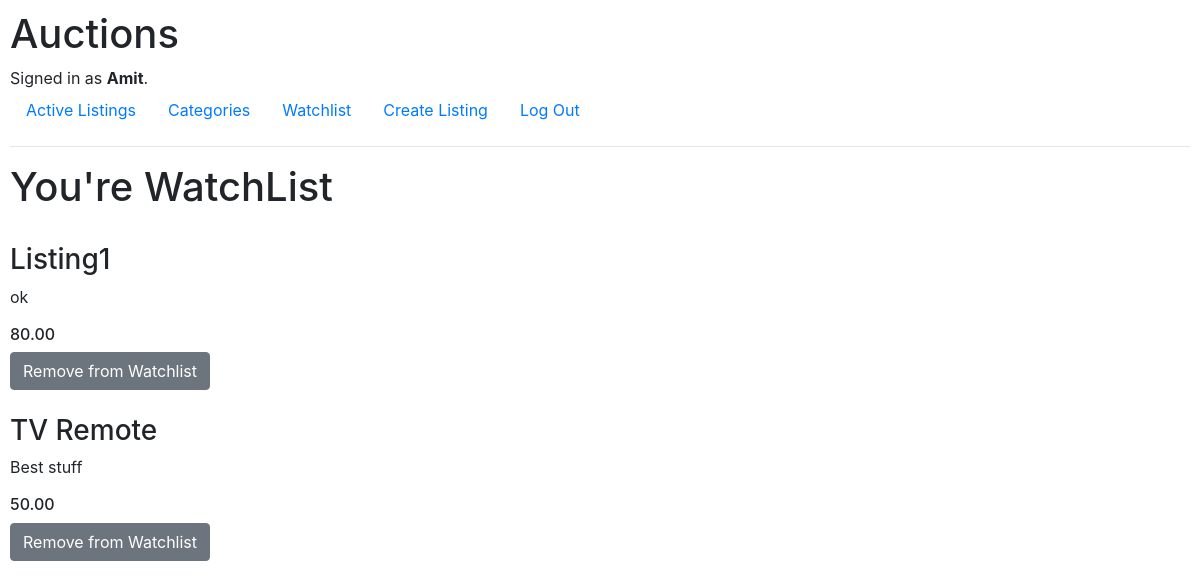
The app's page /watchlist (signed in) with its own data.
### auctions/models.py (models this page shows)
class User(AbstractUser):
    pass

class Auction_Listing(models.Model):
    title = models.TextField(max_length=64)
    description = models.TextField(max_length=200, blank=True)
    bid = models.DecimalField(decimal_places=2, max_digits=6)
    img = models.ImageField(upload_to="listings/", blank=True, null=False)
    watch = models.BooleanField(default=False)
    Bid_Category = { "FR": "Fashion",
                     "TY": "Toys",
                     "AR": "Artifact",
                     "JW": "Jewelry",
                     "MC": "Machinary"}
    category = models.CharField(
        max_length=2,
        choices=Bid_Category,
        blank=True)

### auctions/views.py (the view)
# urls.py: path("watchlist", views.watchlist, name="watchlist"),
def watchlist(request):
    all_listings = Auction_Listing.objects.exclude(watch=False)
    all_listings = Auction_Listing.objects.exclude(watch=False)
    return render(request,"auctions/watchlist.html",{
        "listings": all_listings    })

### auctions/templates/auctions/watchlist.html (shortened to what this page needs)
{% extends "auctions/layout.html" %}
{% block body %}
    <h1>You're WatchList</h1>
    {% for listing in listings %}
        <br>
        <h3>{{ listing.title }}</h3>
        <p>{{ listing.description }}</p>
        <h6>{{ listing.bid }}</h6>
        <form action="{% url 'watch' listing.id %}" method="post">
            <button type="submit" class="btn btn-secondary">
                {% if listing.watch %} Remove from Watchlist {% else %} Add to watchlist
                {% endif %}
            </button>
        </form>
    {% empty %}
        <p>Add something to your Watchlist!</p>
    {% endfor %}
{% endblock %}

### auctions/templates/auctions/layout.html (shortened to what this page needs)
{% load static %}
<!DOCTYPE html>
<html lang="en">
    <head>
        <link rel="stylesheet" href="https://stackpath.bootstrapcdn.com/bootstrap/4.4.1/css/bootstrap.min.css">
        <link href="{% static 'auctions/styles.css' %}" rel="stylesheet">
    </head>
    <body>
        <h1>Auctions</h1>
        <div>
            {% if user.is_authenticated %}
                Signed in as <strong>{{ user.username }}</strong>.
            {% else %}
                Not signed in.
            {% endif %}
        </div>
        <ul class="nav">
            <li class="nav-item">
                <a class="nav-link" href="{% url 'index' %}">Active Listings</a>
            </li>
            <li class="nav-item">
                <a class="nav-link" href="{% url 'category' %}">Categories</a>
            </li>
            {% if user.is_authenticated %}
                <li class="nav-item">
                    <a class="nav-link" href="{% url 'watchlist' %}">Watchlist</a>
                </li>
                <li class="nav-item">
                    <a class="nav-link" href="{% url 'create' %}">Create Listing</a>
                </li>
                <li class="nav-item">
                    <a class="nav-link" href="{% url 'logout' %}">Log Out</a>
                </li>
            {% endif %}
        </ul>
        <hr>
        {% block body %}
        {% endblock %}
    </body>
</html>

### auctions/static/auctions/styles.css (style rules this page uses)
body { padding: 10px; }

### records on screen
User: username "Amit"
Auction_Listing: title "Listing1", description "ok", bid "80.00", watch "Remove from Watchlist"
Auction_Listing: title "TV Remote", description "Best stuff", bid "50.00", watch "Remove from Watchlist"
